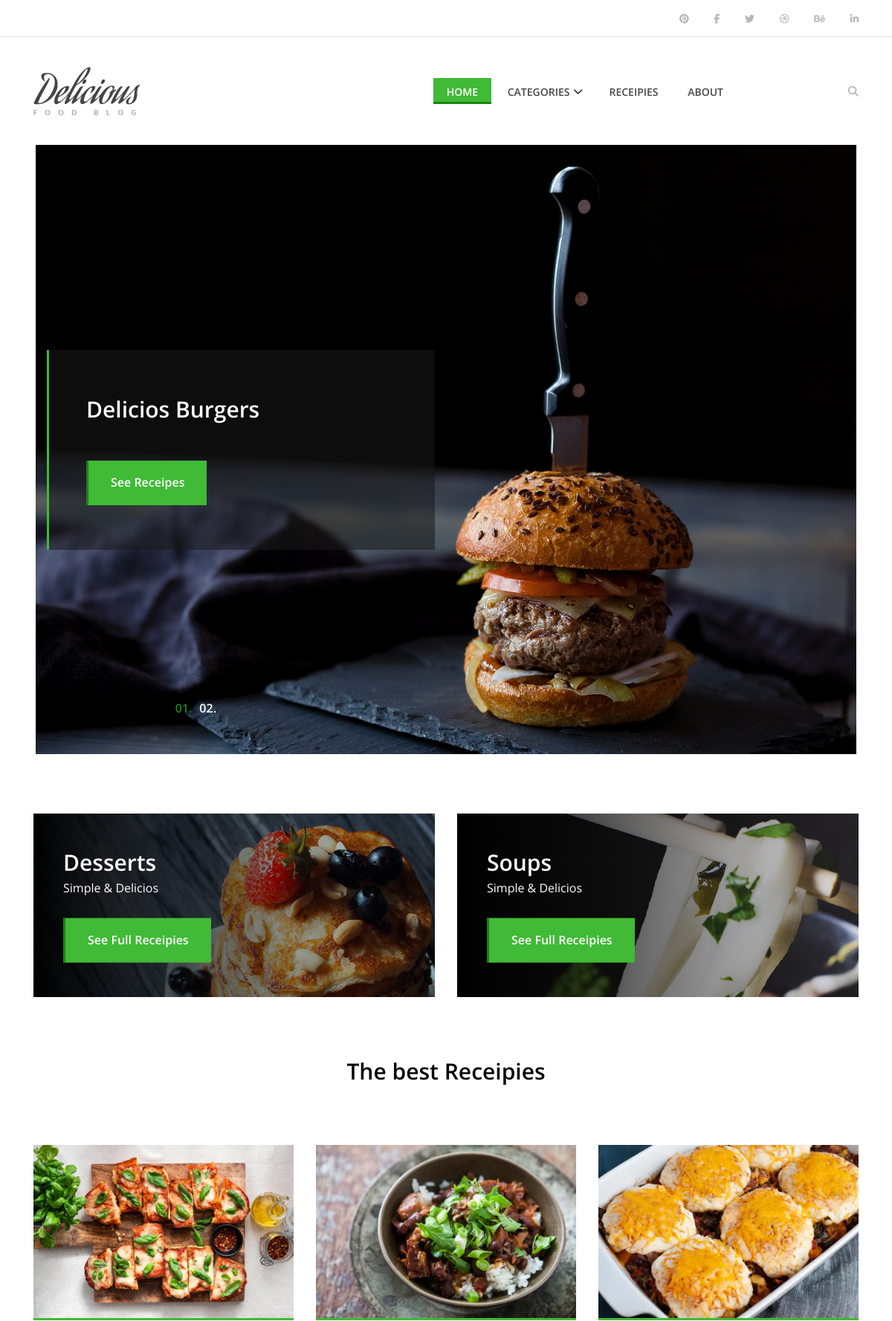
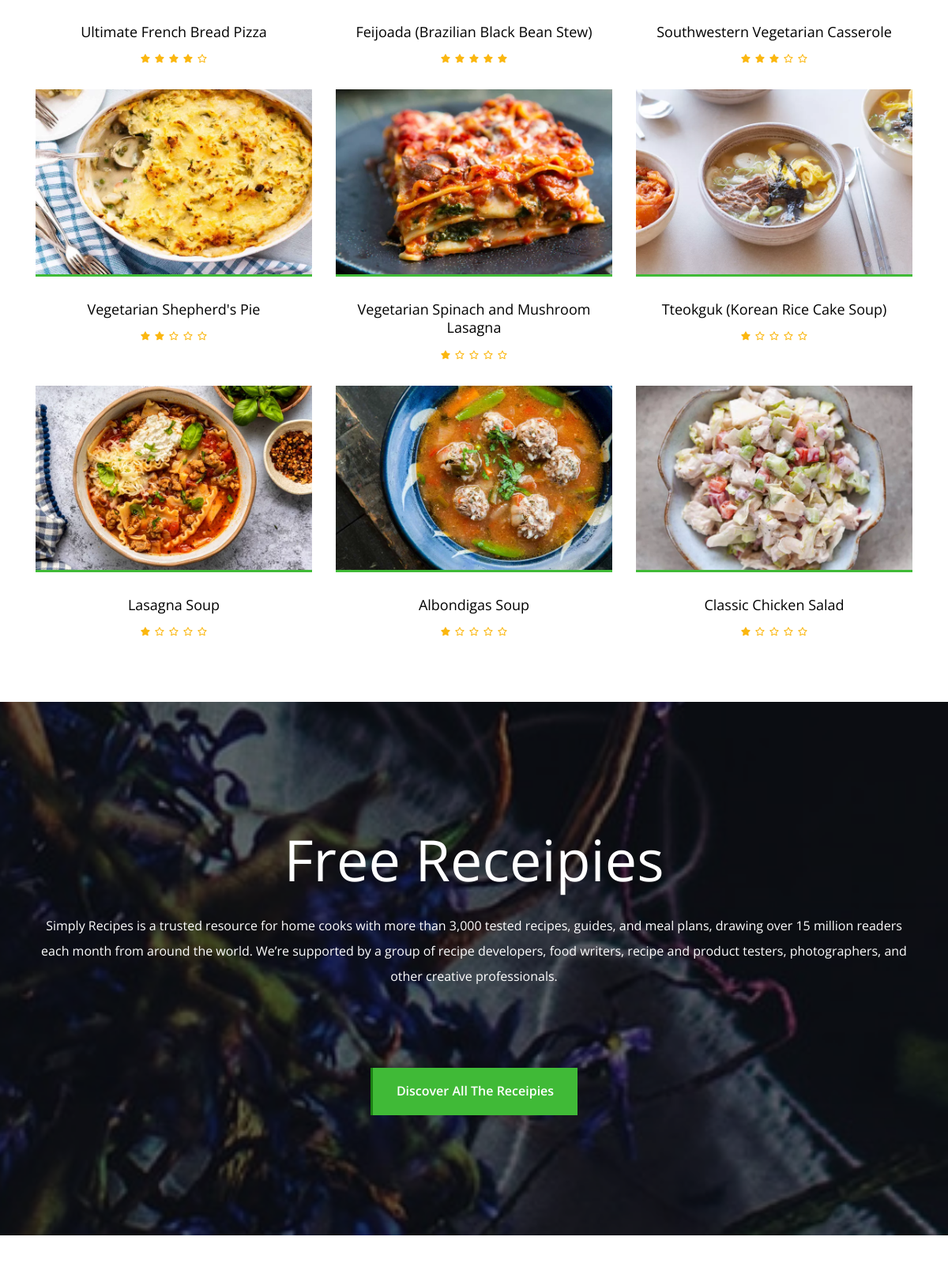
The page / (upper part) on the database its author committed (2 pictures, top to bottom).
### main/models.py (models this page shows, shortened)
class Recipe(models.Model):
    name = models.CharField(max_length=255)
    image = models.ImageField(upload_to='images/', blank=True, null=True)
    description = models.TextField(blank=True,null=True)
    prep = models.CharField(max_length=50)
    cook = models.CharField(max_length=50)
    yields = models.CharField(max_length=100, blank=True, null=True)
    country = models.ForeignKey(Country, on_delete=models.SET_NULL, null=True,blank=True)
    tags = models.ManyToManyField(Tag, blank=True)
    category = models.ForeignKey(Category,on_delete=models.SET_NULL,null=True)
    rating = models.IntegerField(default=0)
    make=RichTextField(blank=True,null=True)
    calories=models.CharField(max_length=255,blank=True,null=True)
    fat=models.CharField(max_length=255,blank=True,null=True)
    carbs=models.CharField(max_length=255,blank=True,null=True)
    protein=models.CharField(max_length=255,blank=True,null=True)
    class Meta:
        ordering = ('-id', )

### main/views.py (the view)
# urls.py: path('',home_view,name='home'),
def home_view(request):
    receipes=Recipe.objects.all()[:9]
    return render(request,'index.html',{'receipes':receipes})

### main/templatetags/custom_filters.py (called while the page is built)
@register.filter
def times(number):
    return range(number)

### templates/index.html (shortened to what this page needs)
{% extends 'base.html' %}
{% load static %}
{% load custom_filters %}
{% block content %}
    <section class="hero-area">
        <div class="hero-slides owl-carousel">
            <div class="single-hero-slide bg-img" style="background-image: url({% static 'img/bg-img/bg1.jpg' %});">
                <div class="container h-100">
                    <div class="row h-100 align-items-center">
                        <div class="col-12 col-md-9 col-lg-7 col-xl-6">
                            <div class="hero-slides-content" data-animation="fadeInUp" data-delay="100ms">
                                <h2 data-animation="fadeInUp" data-delay="300ms">Delicios Burgers</h2>
                                <a href="{% url 'receipes' %}" class="btn delicious-btn" data-animation="fadeInUp" data-delay="1000ms">See Receipes</a>
                            </div>
                        </div>
                    </div>
                </div>
            </div>
        </div>
    </section>
    <section class="top-catagory-area section-padding-80-0">
        <div class="container">
            <div class="row">
                <div class="col-12 col-lg-6">
                    <div class="single-top-catagory">
                        <img src="{% static 'img/bg-img/bg2.jpg'%}" alt="">
                        <div class="top-cta-content">
                            <h3>Desserts</h3>
                            <h6>Simple &amp; Delicios</h6>
                            <a href="{% url 'desserts'%}" class="btn delicious-btn">See Full Receipies</a>
                        </div>
                    </div>
                </div>
                <div class="col-12 col-lg-6">
                    <div class="single-top-catagory">
                        <img src="{% static 'img/bg-img/bg3.jpg' %}" alt="">
                        <div class="top-cta-content">
                            <h3>Soups</h3>
                            <h6>Simple &amp; Delicios</h6>
                            <a href="{% url 'soups'%}" class="btn delicious-btn">See Full Receipies</a>
                        </div>
                    </div>
                </div>
            </div>
        </div>
    </section>
    <section class="best-receipe-area">
        <div class="container">
            <div class="row">
                <div class="col-12">
                    <div class="section-heading">
                        <h3>The best Receipies</h3>
                    </div>
                </div>
            </div>
            <div class="row">
                {% for receipe in receipes %}
                        <div class="col-12 col-sm-6 col-lg-4">
                            <div class="single-best-receipe-area mb-30">
                                <a href = "{% url 'receipe' receipe.id %}">
                                    <img src="{{receipe.image.url}}" alt="">
                                 </a>
                                <div class="receipe-content">
                                    <a href="receipe-post.html">
                                         <h5>{{receipe.name}}</h5>
                                    </a>
                                    <div class="ratings">
                                        {% for star in 5|times %}
                                            {% if star < receipe.rating %}
                                                <i class="fa fa-star" aria-hidden="true"></i>
                                            {% else %}
                                                <i class="fa fa-star-o" aria-hidden="true"></i>
                                            {% endif %}
                                        {% endfor %}
                                    </div>
                                </div>
                             </div>
                        </div>
                {%endfor%}
            </div>
        </div>
    </section>
    <section class="cta-area bg-img bg-overlay" style="background-image: url({% static 'img/bg-img/bg4.jpg'%});">
        <div class="container h-100">
            <div class="row h-100 align-items-center">
                <div class="col-12">
                    <div class="cta-content text-center">
                        <h2>Free Receipies</h2>
                        <p>Simply Recipes is a trusted resource for home cooks with more than 3,000 tested recipes, guides, and meal plans, drawing over 15 million readers each month from around the world. We’re supported by a group of recipe developers, food writers, recipe and product testers, photographers, and other creative professionals.</p>
                        <a href="{% url 'receipes' %}" class="btn delicious-btn">Discover all the receipies</a>
                    </div>
                </div>
            </div>
        </div>
    </section>
    <section class="small-receipe-area section-padding-80-0">
    </section>
    {% endblock content %}

### staticfiles/style.css (style rules this page uses)
* { margin: 0; padding: 0; }
body { font-family: "Open Sans", sans-serif; font-size: 14px; }
h1, h2, h3, h4, h5, h6 { color: #000000; line-height: 1.3; font-weight: 600; }
p { color: #9b9b9b; font-size: 14px; line-height: 2; font-weight: 400; }
a, a:hover, a:focus { -webkit-transition-duration: 500ms; transition-duration: 500ms; text-decoration: none; outline: 0 solid transparent; color: #000000; font-weight: 600; font-size: 14px; color: #474747; }
img { height: auto; max-width: 100%; }
.mb-30 { margin-bottom: 30px !important; }
.section-padding-80-0 { padding-top: 80px; padding-bottom: 0; }
.section-heading { position: relative; z-index: 1; margin-bottom: 80px; text-align: center; }
.section-heading h3 { font-size: 30px; margin-bottom: 0; }
.bg-img { background-position: center center; background-size: cover; background-repeat: no-repeat; }
.bg-overlay { position: relative; z-index: 2; background-position: center center; background-size: cover; }
.bg-overlay::after { background-color: rgba(10, 12, 18, 0.55); position: absolute; z-index: -1; top: 0; left: 0; width: 100%; height: 100%; content: ""; }
.delicious-btn { display: inline-block; min-width: 160px; height: 60px; color: #ffffff; border: none; border-left: 3px solid #1c8314; border-radius: 0; padding: 0 30px; font-size: 16px; line-height: 58px; font-weight: 600; -webkit-transition-duration: 500ms; transition-duration: 500ms; text-transform: capitalize; background-color: #40ba37; }
.hero-area { position: relative; z-index: 1; margin-left: 4%; margin-right: 4%; }
.hero-slides { position: relative; z-index: 1; }
.hero-slides .single-hero-slide { width: 100%; height: 820px; position: relative; z-index: 1; }
.hero-slides .single-hero-slide .hero-slides-content { position: relative; z-index: 1; padding: 60px 50px; border-left: 3px solid #40ba37; background-color: rgba(24, 24, 24, 0.54); }
.hero-slides .single-hero-slide .hero-slides-content h2 { font-size: 30px; color: #ffffff; margin-bottom: 30px; font-weight: 600; }
.single-top-catagory { position: relative; z-index: 2; margin-bottom: 80px; -webkit-transition-duration: 500ms; transition-duration: 500ms; overflow: hidden; }
.single-top-catagory img { width: 100%; }
.single-top-catagory::after { content: ""; position: absolute; height: 100%; width: 100%; z-index: 5; top: 0; left: 0; background: rgba(0, 0, 0, 0.8); background: -webkit-linear-gradient(to right, #000, rgba(0, 0, 0, 0.1)); background: linear-gradient(to right, #000, rgba(0, 0, 0, 0.1)); }
.single-top-catagory .top-cta-content { position: absolute; top: 50%; left: 40px; width: auto; height: auto; -webkit-transform: translateY(-50%); transform: translateY(-50%); z-index: 10; }
.single-top-catagory .top-cta-content h3 { font-size: 30px; color: #ffffff; font-weight: 600; margin-bottom: 5px; }
.single-top-catagory .top-cta-content h6 { color: #ffffff; margin-bottom: 30px; display: block; font-weight: 400; }
.best-receipe-area { position: relative; z-index: 1; padding-bottom: 50px; }
.single-best-receipe-area { position: relative; z-index: 1; }
.single-best-receipe-area img { border-bottom: 3px solid #40ba37; }
.single-best-receipe-area .receipe-content { padding-top: 30px; text-align: center; }
.single-best-receipe-area .receipe-content h5 { font-size: 18px; margin-bottom: 10px; font-weight: 400; -webkit-transition-duration: 500ms; transition-duration: 500ms; }
.single-best-receipe-area .receipe-content .ratings i { font-size: 11px; color: #fbb710; display: inline-block; padding: 0 1px; }
.cta-area { position: relative; z-index: 2; width: 100%; height: 675px; background-attachment: fixed; }
.cta-area .cta-content h2 { font-size: 72px; margin-bottom: 20px; color: #ffffff; font-weight: 400; }
.cta-area .cta-content p { color: #ffffff; margin-bottom: 100px; font-size: 16px; }
.small-receipe-area { position: relative; z-index: 1; padding-bottom: 30px; }

### rows shown on the page
Recipe: image (picture), name "Ultimate French Bread Pizza", rating 4 (drawn)
Recipe: image (picture), name "Feijoada (Brazilian Black Bean Stew)", rating 5 (drawn)
Recipe: image (picture), name "Southwestern Vegetarian Casserole", rating 3 (drawn)
Recipe: image (picture), name "Vegetarian Shepherd's Pie", rating 2 (drawn)
Recipe: image (picture), name "Vegetarian Spinach and Mushroom Lasagna", rating 1 (drawn)
Recipe: image (picture), name "Tteokguk (Korean Rice Cake Soup)", rating 1 (drawn)
Recipe: image (picture), name "Lasagna Soup", rating 1 (drawn)
Recipe: image (picture), name "Albondigas Soup", rating 1 (drawn)
Recipe: image (picture), name "Classic Chicken Salad", rating 1 (drawn)
